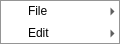
<?xml version="1.0" encoding="UTF-8"?>
<ui version="4.0"><class>SceneEditorActions</class><widget class="QMenu" name="SceneEditorActions">
<widget class="QMenu" name="fileMenu"><property name="title"><string>File</string></property><addaction name="actionSaveScene"/><addaction name="actionSaveSceneAs"/></widget>
<widget class="QMenu" name="editMenu"><property name="title"><string>Edit</string></property><addaction name="actionUndo"/><addaction name="actionRedo"/></widget>
<action name="actionSaveScene"><property name="text"><string>Save Scene</string></property><property name="shortcut"><string>Ctrl+S</string></property></action>
<action name="actionSaveSceneAs"><property name="text"><string>Save Scene As...</string></property><property name="shortcut"><string>Ctrl+Shift+S</string></property></action>
<action name="actionUndo"><property name="text"><string>Undo Scene Edit</string></property><property name="shortcut"><string>Ctrl+Z</string></property></action>
<action name="actionRedo"><property name="text"><string>Redo Scene Edit</string></property><property name="shortcut"><string>Ctrl+Shift+Z</string></property></action>
<addaction name="fileMenu"/><addaction name="editMenu"/></widget><resources/><connections/></ui>
